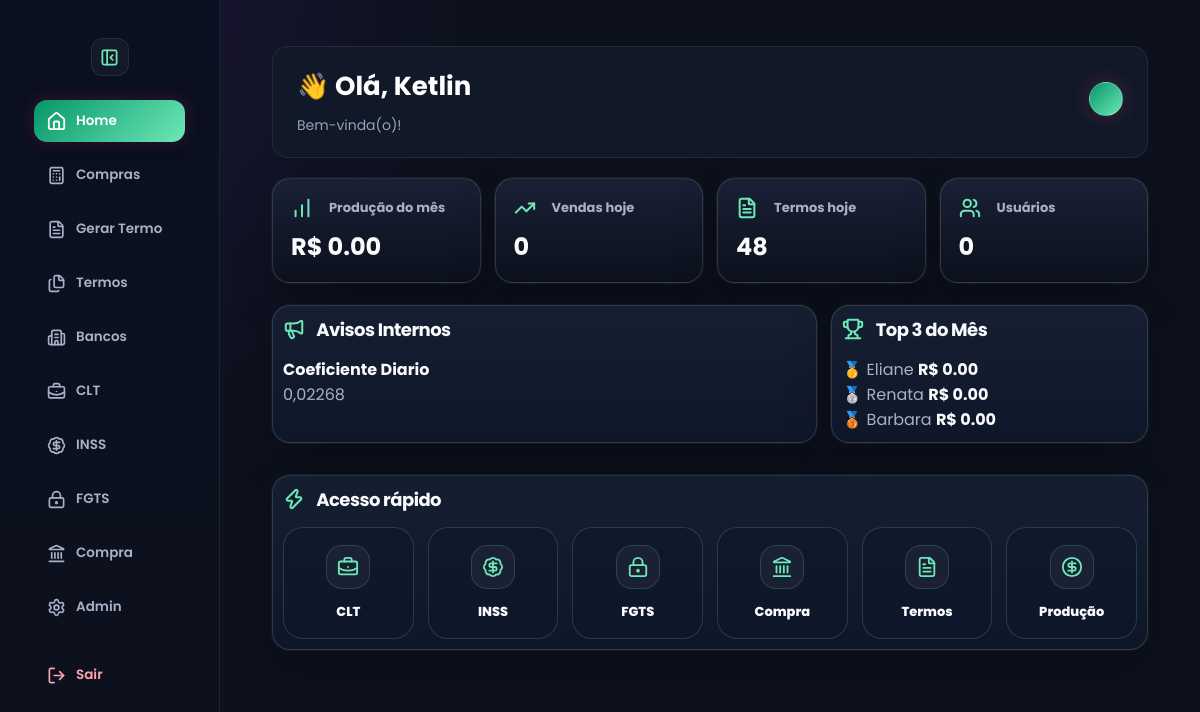
The app's page /home (signed in), older data.
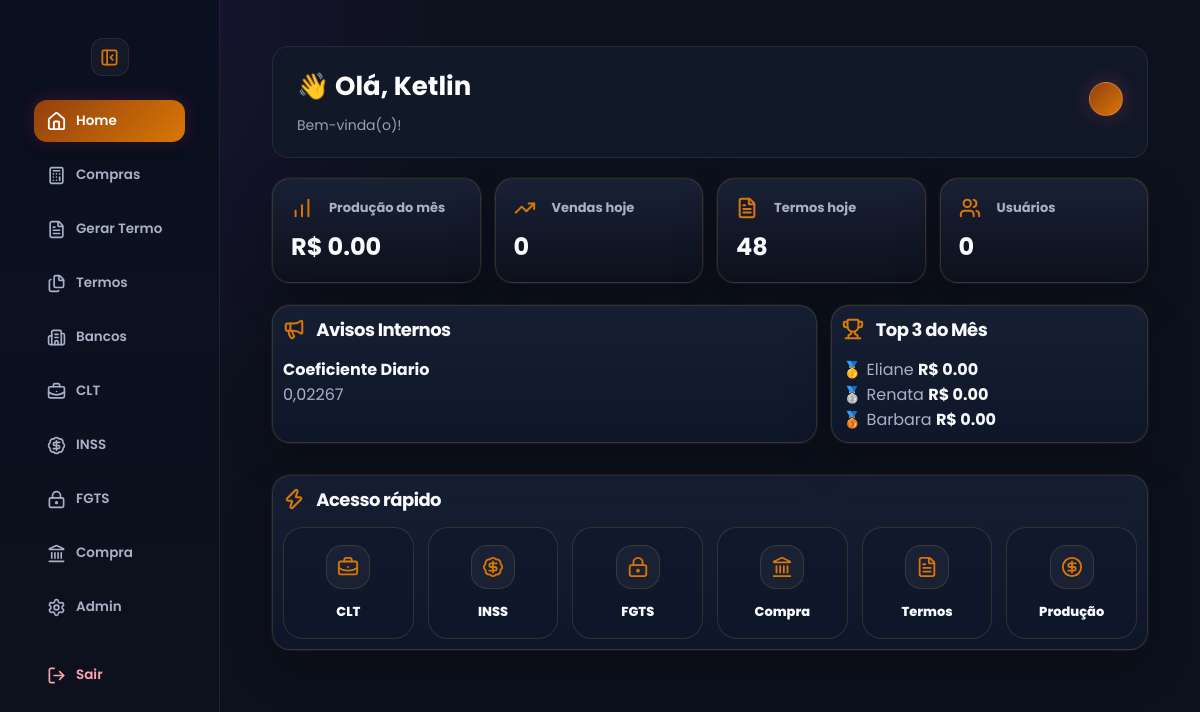
The same page, newer data.
### tables this page shows
CREATE TABLE usuarios (
    id INTEGER PRIMARY KEY AUTOINCREMENT,
    usuario TEXT UNIQUE,
    senha TEXT,
    tipo TEXT
, tema TEXT DEFAULT 'rose', cpf TEXT, email TEXT, ativo INTEGER DEFAULT 1, ultimo_login TEXT);

CREATE TABLE avisos (
    id INTEGER PRIMARY KEY AUTOINCREMENT,
    titulo TEXT,
    mensagem TEXT
, criado_em TEXT, categoria TEXT DEFAULT 'informativo');

### app.py (the view)
@app.route("/home")
def home():
    if not verificar_login():
        return redirect("/")
    tipo_usuario = session.get("tipo", "").lower().strip()
    if tipo_usuario not in ["master", "adm", "admin"]:
        return home_vendas()
    conn = conectar()
    cursor = conn.cursor()
    cursor.execute("""
        SELECT *
        FROM avisos
        ORDER BY id DESC
    """)
    avisos = cursor.fetchall()
    cursor.execute("""
        SELECT COUNT(DISTINCT banco) as total
        FROM comissoes
        WHERE ativo IS NULL OR ativo = 1
    """)
    total_bancos = cursor.fetchone()["total"]
    cursor.execute("""
        SELECT *
        FROM meta_produto
    """)
    metas = cursor.fetchall()
    cursor.execute("""
        SELECT produto, SUM(valor) as total
        FROM vendas
        WHERE usuario_id = CAST(? AS INTEGER)
        GROUP BY produto
    """, (session["usuario_id"],))
    vendas_mes = cursor.fetchall()
    vendas_dict = {
    v["produto"].upper(): float(v["total"] or 0)
    for v in vendas_mes
}
    cursor.execute("""
        SELECT
            u.usuario,
            SUM(v.valor) as total
        FROM vendas v
        JOIN usuarios u ON u.id = v.usuario_id
        GROUP BY v.usuario_id
        ORDER BY total DESC
    """)
    ranking = cursor.fetchall()
    top3 = ranking[:3]
    cursor.execute("""
    SELECT COUNT(*) as total
    FROM vendas
    WHERE date(data) = date('now')
    """)
    vendas_hoje = cursor.fetchone()["total"]
    cursor.execute("""
    SELECT SUM(valor) as total
    FROM vendas
    WHERE strftime('%Y-%m', data) = strftime('%Y-%m', 'now')
    """)
    producao_mes = cursor.fetchone()["total"] or 0
    cursor.execute("""
    SELECT COUNT(*) as total
    FROM termos
    """)
    termos_hoje = cursor.fetchone()["total"]
    competencia_atual = date.today().strftime("%Y-%m")
    cursor.execute("""
        SELECT
            u.id,
            u.usuario,
            COALESCE(SUM(v.valor), 0) AS total
        FROM usuarios u
        LEFT JOIN vendas v
            ON v.usuario_id = u.id
            AND strftime('%Y-%m', v.data) = ?
        WHERE LOWER(TRIM(u.tipo)) NOT IN ('master', 'adm', 'admin')
        GROUP BY u.id, u.usuario
        ORDER BY total DESC
    """, (competencia_atual,))
    ranking_vendedoras = cursor.fetchall()
    cursor.execute("""
    SELECT COUNT(*) as total
    FROM usuarios
    """)
    usuarios_ativos = cursor.fetchone()["total"]
    cursor.execute("""
    SELECT *
    FROM logs
    ORDER BY id DESC
    LIMIT 5
    """)
    logs = cursor.fetchall()
    conn.close()
    return render_template(
        "home.html",
        avisos=avisos,
        total_bancos=total_bancos,
        metas=metas,
        vendas=vendas_dict,
        top3=top3,   # 🔥 AQUI ESTAVA FALTANDO
        tipo=session["tipo"],
        vendas_hoje=vendas_hoje,
        producao_mes=producao_mes,
        logs=logs,
        termos_hoje=termos_hoje,
        ranking_vendedoras=ranking_vendedoras,
        usuarios_ativos=usuarios_ativos,
        usuario=session["usuario"]
    )

### app.py (called while the page is built)
def tema_usuario():
    if "usuario_id" not in session:
        return "rose"
    conn = conectar()
    cursor = conn.cursor()
    cursor.execute("""
        SELECT tema
        FROM usuarios
        WHERE id = ?
    """, (session["usuario_id"],))
    user = cursor.fetchone()
    conn.close()
    return user["tema"] if user and user["tema"] else "rose"

@app.context_processor
def variaveis_globais():
    return {
        "tema": tema_usuario()
    }

def conectar():
    conn = sqlite3.connect("banco.db")
    conn.row_factory = sqlite3.Row
    return conn

def verificar_login():
    return "usuario" in session

### templates/home.html (shortened to what the changed rows need)
<!DOCTYPE html>
<html lang="pt-br" data-theme="{{ tema }}">
<head>
<link rel="stylesheet" href="{{ url_for('static', filename='style.css') }}">
<link rel="stylesheet" href="{{ url_for('static', filename='design.css') }}">
</head>
<body>
<div class="sidebar" id="sidebar">
    <button class="toggle-btn sidebar-toggle" onclick="toggleSidebar()" title="Recolher menu">
    <i data-lucide="panel-left-close"></i>
    </button>
</div>
<div class="conteudo">
<div class="page">
    <div class="home-welcome">
        <div>
            <h1>👋 Olá, {{ usuario }}</h1>
            <span>Bem-vinda(o)!</span>
        </div>
        <div class="theme-picker">
    <button type="button"
            class="theme-toggle"
            onclick="toggleThemePicker()">
    </button>
</div>
    </div>
<div class="admin-kpis">
    <div class="admin-kpi-card">
        <span><i data-lucide="chart-no-axes-column-increasing"></i> Produção do mês</span>
    </div>
    <div class="admin-kpi-card">
        <span><i data-lucide="trending-up"></i> Vendas hoje</span>
    </div>
    <div class="admin-kpi-card">
        <span><i data-lucide="file-text"></i> Termos hoje</span>
    </div>
    <div class="admin-kpi-card">
        <span><i data-lucide="users"></i> Usuários</span>
    </div>
</div>
<div class="admin-grid-main">
    <div class="box-compra">
        <h2><i data-lucide="megaphone"></i> Avisos Internos</h2>
        {% for aviso in avisos[:3] %}
        <div class="admin-aviso-item">
            <strong>{{ aviso["titulo"] }}</strong>
            <p>{{ aviso["mensagem"] }}</p>
        </div>
        {% endfor %}
    </div>
    <div class="box-compra">
        <h2><i data-lucide="trophy"></i> Top 3 do Mês</h2>
    </div>
</div>
<div class="box-compra">
    <h2><i data-lucide="zap"></i> Acesso rápido</h2>
    <div class="admin-quick-grid">
       <a href="/clt" class="admin-quick-card">
    <div class="admin-quick-icon">
        <i data-lucide="briefcase-business"></i>
    </div>
</a>
<a href="/inss" class="admin-quick-card">
    <div class="admin-quick-icon">
        <i data-lucide="badge-dollar-sign"></i>
    </div>
</a>
<a href="/fgts" class="admin-quick-card">
    <div class="admin-quick-icon">
        <i data-lucide="lock-keyhole"></i>
    </div>
</a>
<a href="/compra-divida" class="admin-quick-card">
    <div class="admin-quick-icon">
        <i data-lucide="landmark"></i>
    </div>
</a>
<a href="/termos" class="admin-quick-card">
    <div class="admin-quick-icon">
        <i data-lucide="file-text"></i>
    </div>
</a>
<a href="/vendas" class="admin-quick-card">
    <div class="admin-quick-icon">
        <i data-lucide="circle-dollar-sign"></i>
    </div>
</a>
    </div>
</div>
</body>
</html>

Row changes from the older to the newer data that the page shows:
no longer on this page (row edited): usuarios: usuario "Ketlin"
changed avisos "Coeficiente Diario": mensagem "0,02268" → "0,02267"
Text that changed along with them:
{{ usuario }}: (not shown) → "Ketlin"
